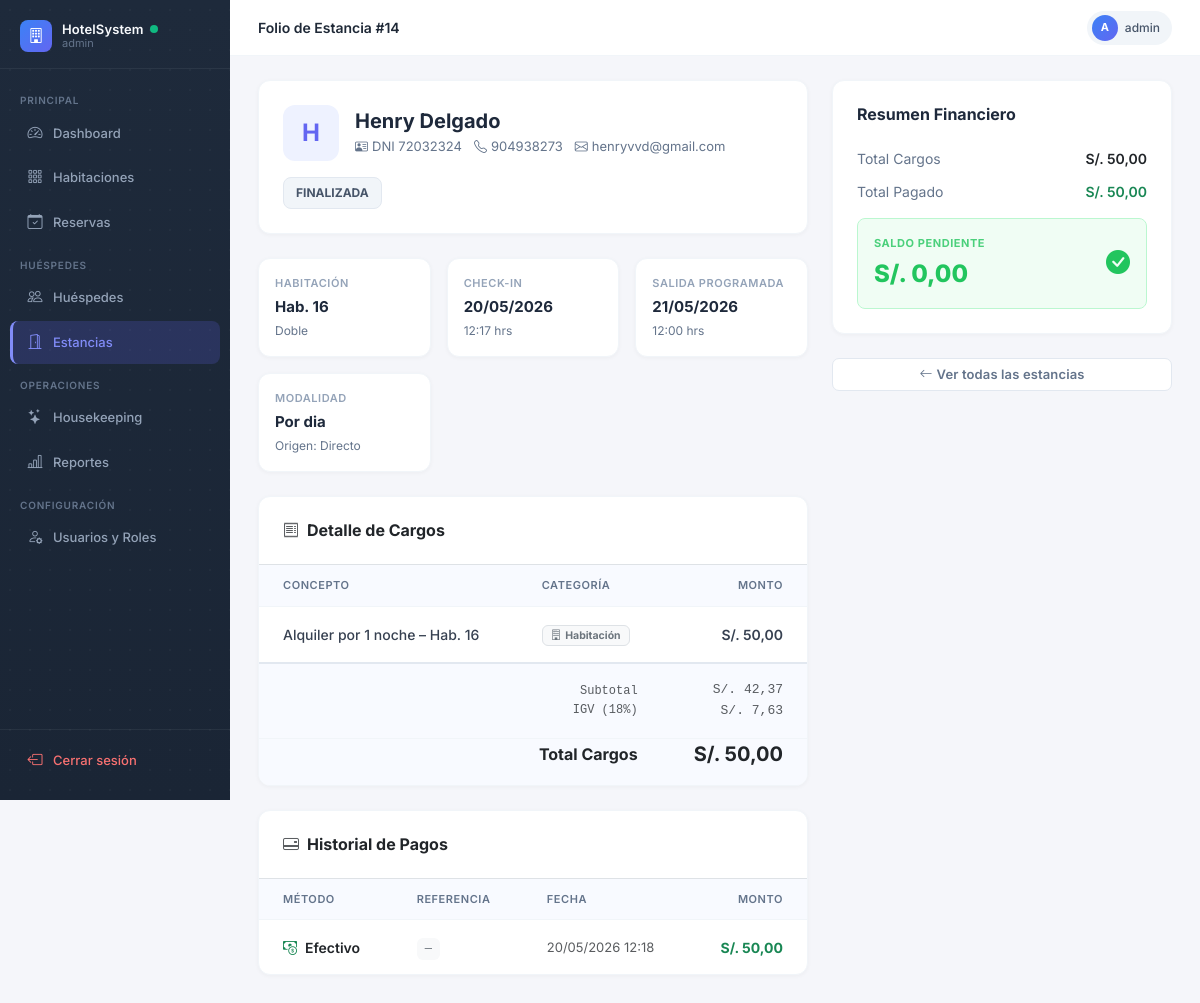
Before: /estancias/14/folio/ (signed in) with the older database file.
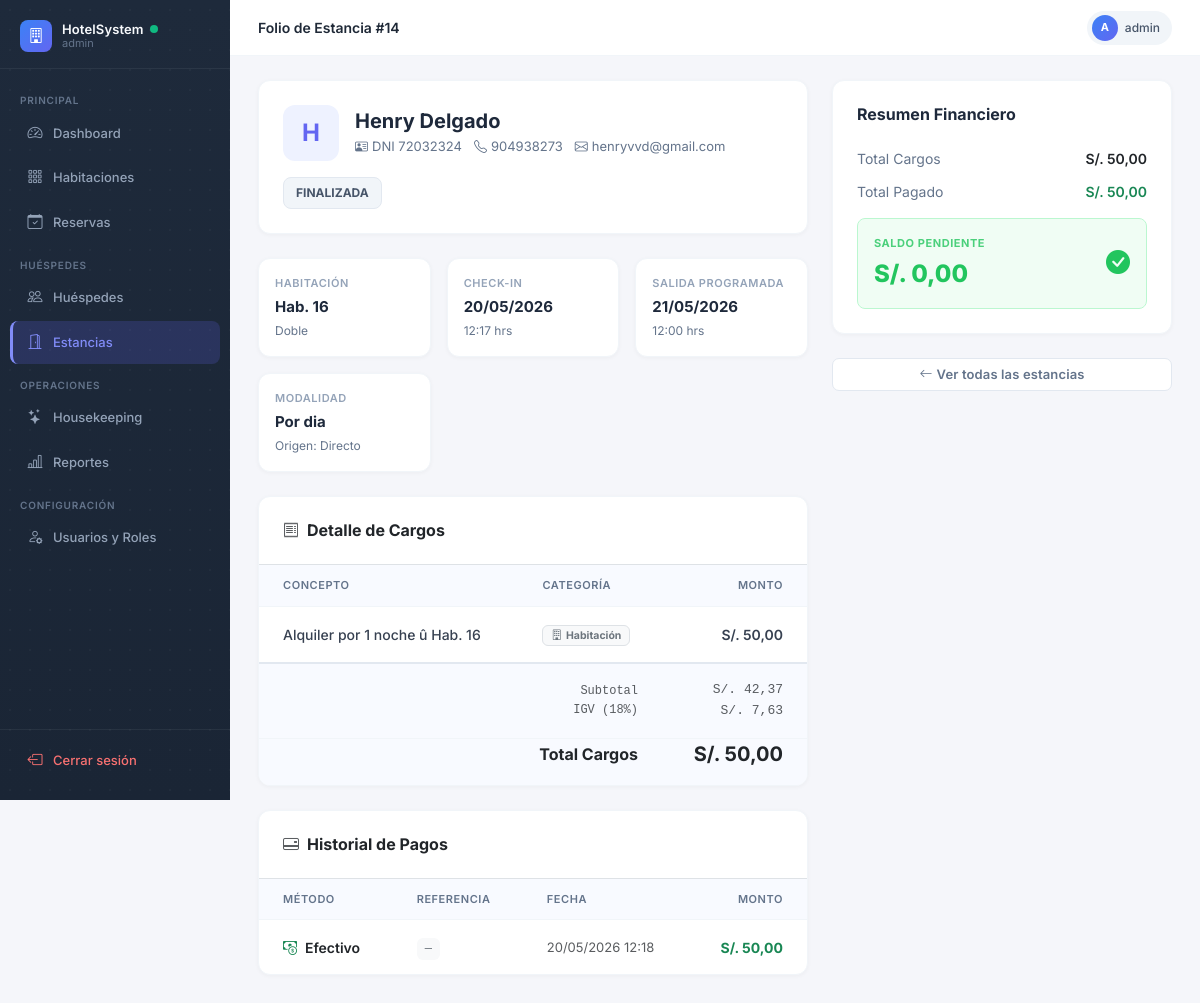
After: the same page with the newer database file.
### estancias/models.py (models this page shows, shortened)
class CargoEstancia(models.Model):
    HABITACION = 'HABITACION'
    RESTAURANTE = 'RESTAURANTE'
    LAVANDERIA = 'LAVANDERIA'
    OTRO = 'OTRO'
    TIPO_CHOICES = [
        (HABITACION, 'Habitación'),
        (RESTAURANTE, 'Restaurante'),
        (LAVANDERIA, 'Lavandería'),
        (OTRO, 'Otro'),
    ]
    estancia = models.ForeignKey(Estancia, on_delete=models.CASCADE, related_name='cargos')
    concepto = models.CharField(max_length=200)
    monto = models.DecimalField(max_digits=10, decimal_places=2)
    fecha = models.DateTimeField(auto_now_add=True)
    tipo = models.CharField(max_length=20, choices=TIPO_CHOICES, default=OTRO)
    class Meta:
        verbose_name = 'Cargo de Estancia'
        verbose_name_plural = 'Cargos de Estancia'

### views_frontend.py (the view, shortened to what this page needs)
# urls.py: path('estancias/<int:estancia_id>/folio/', folio_view, name='folio'),
@login_required
def folio_view(request, estancia_id):
    if not _es_recepcionista(request.user):
        return _acceso_denegado(request)
    estancia = get_object_or_404(Estancia, id=estancia_id)
    folio, _ = Folio.objects.get_or_create(estancia=estancia)
    folio.calcular_totales()
    cargo_tardanza, minutos_tarde = calcular_cargo_salida_tardia(estancia)
    return render(request, 'estancias/folio.html', {
        'estancia': estancia,
        'folio': folio,
        'cargo_tardanza': cargo_tardanza,
        'minutos_tarde': minutos_tarde,
    })

### estancias/models.py (called while the page is built)
    def calcular_totales(self):
        cargos = self.estancia.cargos.all()
        self.total = sum(c.monto for c in cargos)
        self.subtotal = round(self.total / Decimal('1.18'), 2)
        self.igv = self.total - self.subtotal
        self.save()

    @property
    def total_pagado(self):
        return sum(p.monto for p in self.pagos.all())

    @property
    def saldo_pendiente(self):
        return max(Decimal('0.00'), self.total - self.total_pagado)

### views_frontend.py (called while the page is built)
def _es_admin(user):
    return user.is_superuser or user.groups.filter(name='admin').exists()

def _es_recepcionista(user):
    return _es_admin(user) or user.groups.filter(name='recepcionista').exists()

### templates/estancias/folio.html (shortened to what the changed rows need)
{% extends 'base.html' %}
{% block content %}
<div class="folio-container">
  <div class="col-main">
    <div class="f-card header-guest">
      <div class="guest-info">
        <div>
          <h2 class="guest-name">{{ estancia.reserva.huesped.nombres }} {{ estancia.reserva.huesped.apellidos }}</h2>
        </div>
      </div>
    </div>
    <div class="f-card">
      <table class="table-cargos">
        <thead>
          <tr><th>Concepto</th><th>Categoría</th><th class="text-end">Monto</th></tr>
        </thead>
        <tbody>
          {% for cargo in estancia.cargos.all %}
          <tr>
            <td class="fw-medium">{{ cargo.concepto }}</td>
            <td>
              <span class="badge bg-light text-secondary border px-2 py-1">
                {% if cargo.tipo == 'HABITACION' %}<i class="bi bi-building me-1"></i>Habitación
                {% elif cargo.tipo == 'RESTAURANTE' %}<i class="bi bi-cup-straw me-1"></i>Restaurante
                {% elif cargo.tipo == 'LAVANDERIA' %}<i class="bi bi-basket me-1"></i>Lavandería
                {% else %}<i class="bi bi-three-dots me-1"></i>Otro{% endif %}
              </span>
            </td>
            <td class="text-end fw-semibold">S/. {{ cargo.monto }}</td>
          </tr>
          {% endfor %}
        </tbody>
      </table>
    </div>
    <div class="f-card">
      <table class="table-cargos">
        <thead>
          <tr><th>Método</th><th>Referencia</th><th>Fecha</th><th class="text-end">Monto</th></tr>
        </thead>
      </table>
    </div>
  </div>
</div>
{% endblock %}

Changed rows visible on the page:
changed CargoEstancia: concepto "Alquiler por 1 noche – Hab. 16" → "Alquiler por 1 noche û Hab. 16"
